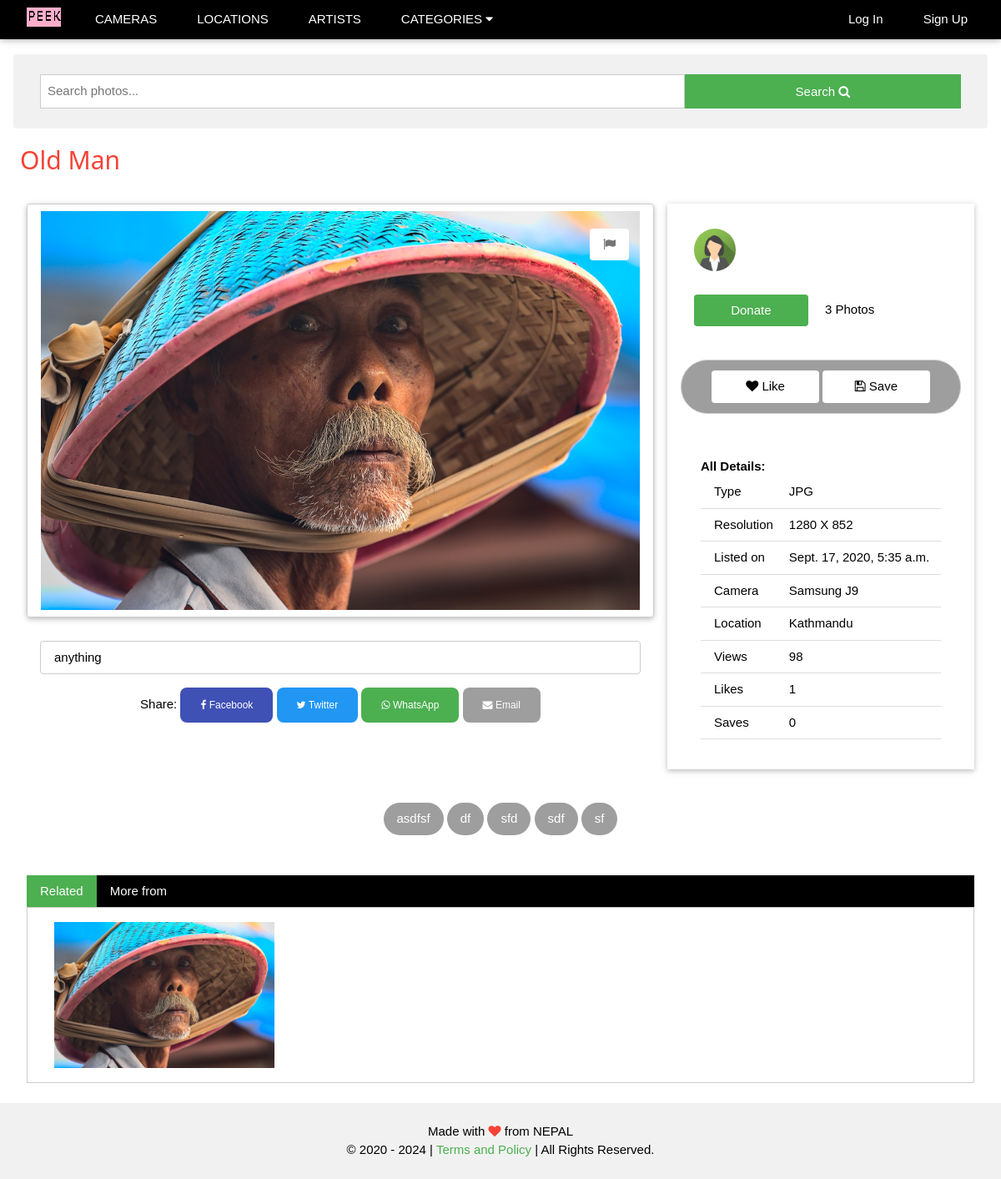
The page /photobay/old-man/ on the database its author committed.
### photos/models.py (models this page shows, shortened)
class Photo(models.Model):
    title = models.CharField(max_length=254)
    slug = models.SlugField(unique=True)
    category = models.ForeignKey('Category', on_delete=models.CASCADE)
    image = models.ImageField(upload_to=upload_image_path)
    image_type = models.CharField(max_length=10)
    camera = models.ForeignKey('Camera', on_delete=models.CASCADE)
    location = models.ForeignKey('Location', on_delete=models.CASCADE)
    tags = models.TextField()
    description = models.TextField()
    user = models.ForeignKey(User, on_delete=models.CASCADE)
    active = models.BooleanField(default=True)
    views_count = models.IntegerField(default=0)
    modified_on = models.DateTimeField(auto_now=True)
    uploaded_on = models.DateTimeField(auto_now_add=True)

class Camera(models.Model):
    camera = models.CharField(max_length=254, unique=True)
    slug = models.SlugField(unique=True)
    image = models.ImageField(upload_to='cameras', null=True, blank=True)
    def __str__(self):
        return self.camera

class Location(models.Model):
    location = models.CharField(max_length=254, unique=True)
    slug = models.SlugField(unique=True)
    image = models.ImageField(upload_to='locations', null=True, blank=True)
    def __str__(self):
        return self.location

### users/models.py (models this page shows)
class UserProfile(AbstractUser):
    first_name = models.CharField(max_length=254)
    last_name = models.CharField(max_length=254)
    email = models.EmailField(max_length=254, unique=True)
    profile_picture = models.ImageField(blank=True, upload_to=upload_image_path)
    profession = models.CharField(max_length=254, blank=True)
    address = models.CharField(max_length=254, blank=True)
    dob = models.DateField(blank=True, null=True)
    donate = models.CharField(max_length=254, blank=True)
    fb_username = models.CharField(max_length=254, blank=True)
    tw_username = models.CharField(max_length=254, blank=True)
    in_username = models.CharField(max_length=254, blank=True)

### photos/views.py (the view, shortened to what this page needs)
# urls.py: path('<str:username>/<str:slug>/', single_page_view, name='single'),
def single_page_view(request, username, slug):
    data = get_object_or_404(Photo, user__username=username, slug=slug, active=True)
    data.views_count += 1
    data.save()
    liked, saved = False, False
    if request.user.is_authenticated:
    	liked = True if data.like_set.filter(user=request.user).count() > 0 else False
    	saved = True if data.save_set.filter(user=request.user).count() > 0 else False
    image_tags = data.tags
    image_tags = re.split(', |,', image_tags)
    author = Photo.objects.filter(user__username=username).filter(active=True).order_by('-uploaded_on')[:4]
    related = Photo.objects.filter(category=data.category).filter(active=True).order_by('-uploaded_on')[:4]
    return render(request, 'single.html', {'image_tags' : image_tags, 'data' : data, 'liked' : liked, 'saved' : saved, 'author' : author, 'related' : related})#, 'exif' : exif})

### photos/context_processors.py (called while the page is built)
def category(request):
    cats = Category.objects.all().order_by('category')
    return {'cat_menu' : cats}

### photos/models.py (called while the page is built)
    def __str__(self):
        return self.category

### templates/single.html (shortened to what this page needs)
{% extends 'base.html' %}
{% block content %} {% load static %}
<div class="w3-content" style="margin-top:65px; max-width:1500px">
	<div class="w3-container">
		<div class="w3-bar w3-light-grey w3-round w3-padding">
			<div class="w3-container w3-section">
				<form action="{% url 'browse' %}" method="get">
					<input type="search" name="search" class="w3-input w3-left w3-border" placeholder="Search photos..." style="width:70%; outline:none;" required {% if request.GET.search %}value="{{ request.GET.search }}"{% endif %}>
					<button class="w3-button w3-green w3-right w3-hover-red" type="submit" style="width:30%; height:41px; outline:none;">Search <i class="fa fa-search"></i></button>
				</form>
			</div>
		</div>
	</div>
	<div class="w3-container">
		<h2 class="w3-text-red w3-padding-small">{{ data.title }}</h2>
	</div>
	<div class="w3-row-padding w3-margin">
		<div class="w3-col s12 m12 l8">
			<div class="w3-display-container w3-center">
				<img src="{{ data.image.url }}" style="width:100%" class="w3-mobile w3-round w3-border w3-padding w3-card w3-image">
				<div class="w3-display-topright" style="margin:30px;">
					<a href="#" class="w3-btn w3-white w3-round w3-hover-text-black w3-text-grey" title="Report"> <i class="fa fa-flag"></i></a>
				</div>
			</div>
			<div class="w3-container w3-margin w3-border w3-round w3-padding">
				{{ data.description }}
			</div>
			<div class="w3-section w3-center w3-mobile">
				<span class=" w3-hide-small">Share: </span>
				<button onclick="FBshare()" style="outline:none;" class="w3-small w3-button w3-indigo w3-round-large w3-padding-large w3-hover-red"><i class="fa fa-facebook"></i> <span class="w3-hide-small">Facebook</span></button>
				<button onclick="TTshare()" style="outline:none;" class="w3-small w3-button w3-blue w3-round-large w3-text-white w3-padding-large w3-hover-red"><i class="fa fa-twitter"></i> <span class="w3-hide-small">Twitter</span></button>
				<button onclick="WAshare()" style="outline:none;" class="w3-small w3-button w3-green w3-round-large w3-padding-large w3-hover-red"><i class="fa fa-whatsapp"></i> <span class="w3-hide-small">WhatsApp</span></button>
				<button onclick="Emailshare()" style="outline:none;" class="w3-small w3-button w3-gray w3-round-large w3-text-white w3-padding-large w3-hover-red"><i class="fa fa-envelope"></i> <span class="w3-hide-small">Email</span></button>
			</div>
		</div>
		<div class="w3-col s12 m12 l4">
			<div class="w3-container w3-mobile w3-padding w3-card">
				<br>
				<a href="{% url 'public_profile' data.user.username %}" class="w3-hover-opacity w3-margin" style="text-decoration:none;">
					{% if data.user.profile_picture %}
					<img src="{{ data.user.profile_picture.url }}" class="w3-circle" style="width:15%">
					{% else %}
					<img src="{% static 'images/user_blank.png' %}" class="w3-circle" style="width:15%">
					{% endif %}
				</a>
				<div class="w3-container w3-section" style="width:100%">
					<button class="w3-button w3-round w3-green w3-padding w3-hover-red" style="width:45%">Donate</button>
					<span class="w3-padding" style="width:45%">{{ data.user.photo_set.all.count }} Photos</span>
				</div>
				<div class="w3-container w3-round-xxlarge w3-border w3-padding-large w3-center w3-gray" style="margin-top: 40px; margin-bottom:40px; width:100%;">
					<form style="display: inline;" action="." method="post">
						{% if liked %}
						<button type="submit" style="width:45%;" class="w3-button w3-round w3-red w3-hover-white w3-hover-text-black w3-text-white"><i class="fa fa-heart"></i> Unike</button>
						{% else %}
						<button type="submit" style="width:45%;" class="w3-button w3-round w3-white w3-hover-red w3-hover-text-white w3-text-black"><i class="fa fa-heart"></i> Like</button>
						{% endif %}
					</form>
					<form style="display: inline;" action="." method="post">
						{% if saved %}
						<button type="submit" style="width:45%;" class="w3-button w3-round w3-green w3-hover-white w3-hover-text-black w3-text-white"><i class="fa fa-save"></i> Unsave</button>
						{% else %}
						<button type="submit" style="width:45%;" class="w3-button w3-white w3-hover-green w3-round w3-hover-text-white w3-text-black"><i class="fa fa-save"></i> Save</button>
						{% endif %}
					</form>
				</div>
				<div class="w3-container w3-padding-large w3-section" style="width:100%">
					<span><b>All Details:</b></span>
					<table class="w3-table w3-bordered">
						<tr>
							<td>Type</td>
							<td>{{ data.image_type }}</td>
						</tr>
						<tr>
							<td>Resolution</td>
							<td>{{ data.image.width }} X {{ data.image.height }}</td>
						</tr>
						<tr>
							<td>Listed on</td>
							<td>{{ data.uploaded_on }}</td>
						</tr>
						<tr>
							<td>Camera</td>
							<td>{{ data.camera }}</td>
						</tr>
						<tr>
							<td>Location</td>
							<td>{{ data.location }}</td>
						</tr>
						<tr>
							<td>Views</td>
							<td>{{ data.views_count }}</td>
						</tr>
						<tr>
							<td>Likes</td>
							<td>{{ data.like_set.all.count }}</td>
						</tr>
						<tr>
							<td>Saves</td>
							<td>{{ data.save_set.all.count }}</td>
						</tr>
					</table>
				</div>
			</div>
		</div>
	</div>
	<div class="w3-container w3-margin w3-center w3-padding">
		{% for tag in image_tags %}
		<a href="{% url 'browse' %}?search={{ tag }}" class="w3-button w3-round-xxlarge w3-section w3-grey w3-text-white w3-hover-light-grey">{{ tag }}</a>
		{% endfor %}
	</div>
	<div class="w3-container w3-margin w3-padding">
		<div class="w3-bar w3-black">
			<button class="w3-bar-item w3-button tablink w3-green" onclick="relatedtab(event,'related')">Related</button>
			<button class="w3-bar-item w3-button tablink" onclick="relatedtab(event,'more')">More from {{ data.user.first_name }}</button>
		</div>
		<div id="related" class="w3-container w3-border tab">
			<section class="w3-container w3-section" id="photos">
				{% for item in related %}
				<div class="w3-display-container" style="margin-bottom: 5px;">
					<div class="img-container">
						<a href="{% url 'single' item.user.username item.slug %}">
							<img src="{{ item.image.url }}">
						</a>
					</div>
				</div>
				{% endfor %}
			</section>
		</div>
	</div>
</div>
{% endblock %}

### static/css/main.css (style rules this page uses)
.w3-row-padding img { margin-bottom: 12px; }
#photos { -webkit-column-count: 4; -webkit-column-gap: 5px; -moz-column-count: 4; -moz-column-gap: 5px; column-count: 4; column-gap: 5px; }
#photos img { width: 100% !important; height: auto !important; }
.img-container { position: relative; background: rgb(0, 0, 0); }

### rows shown on the page
Photo: title "Old Man", image (picture), description "anything", user.photo_set.all.count "3", image_type "JPG", image.width "1280", image.height "852", uploaded_on "Sept. 17, 2020, 5:35 a.m.", camera "Samsung J9", location "Kathmandu", views_count "98", like_set.all.count "1", save_set.all.count "0"

### other values the page prints
{{ tag }} "asdfsf" "df" "sfd" "sdf" "sf"
